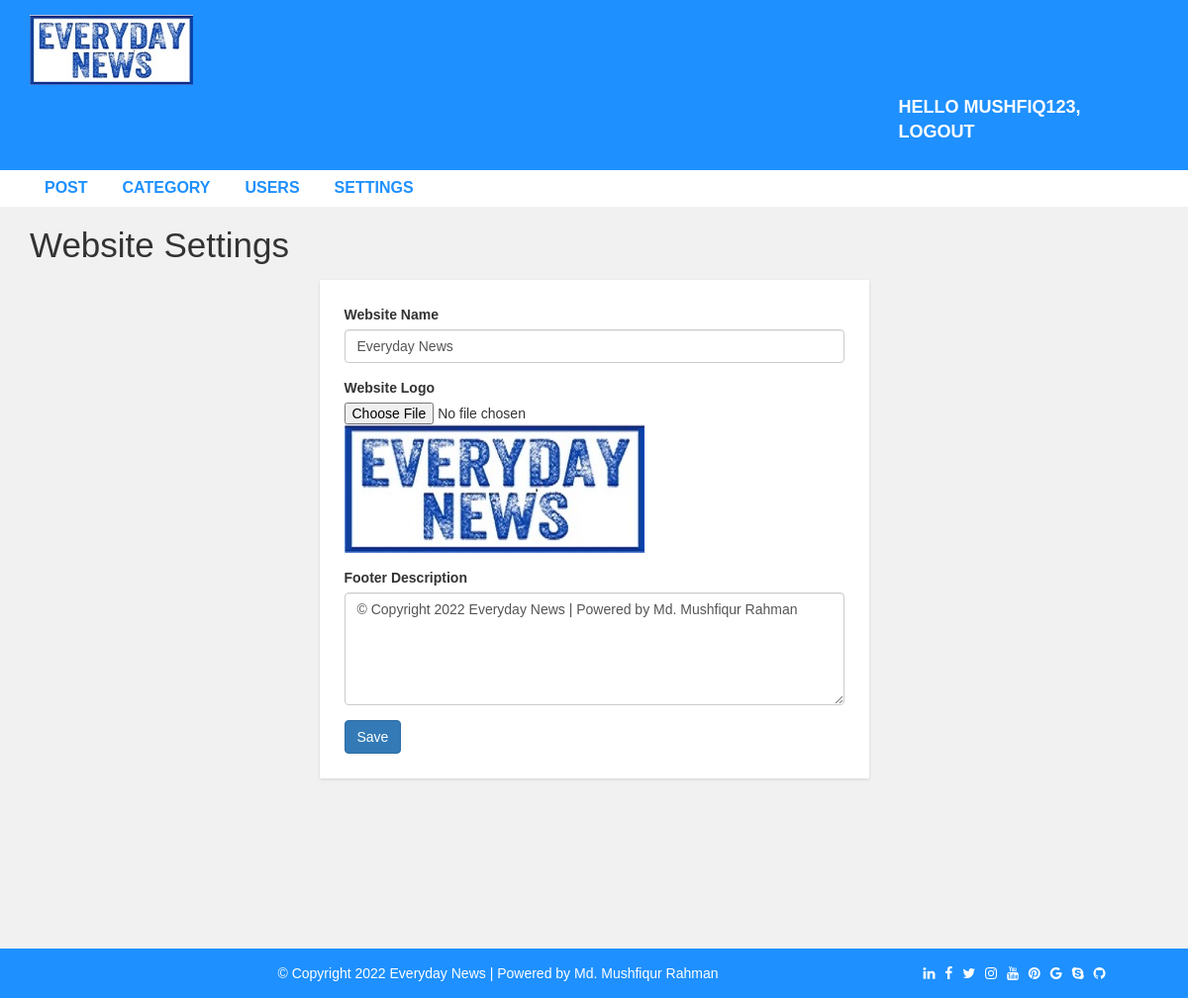
/admin/settings.php (signed in), run on the app's committed database.
### tables this page shows
CREATE TABLE `settings` (
  `websitename` varchar(60) NOT NULL,
  `logo` varchar(60) NOT NULL,
  `footerdesc` varchar(255) NOT NULL
);

### admin/settings.php (the view, shortened to what this page needs)
  <?php include "header.php";
  ?>
  <div id="admin-content">
      <div class="container">
         <div class="row">
             <div class="col-md-12">
                 <h1 class="admin-heading">Website Settings</h1>
             </div>
              <div class="col-md-offset-3 col-md-6">
                <?php
                  include "config.php";
                  $sql = "SELECT * FROM settings";
                  $result = mysqli_query($conn, $sql) or die("Query Failed.");
                  if(mysqli_num_rows($result) > 0){
                    while($row = mysqli_fetch_assoc($result)) {
                ?>
                  <form  action="save-settings.php" method="POST" enctype="multipart/form-data">
                      <div class="form-group">
                          <label for="website_name">Website Name</label>
                          <input type="text" name="website_name" value="<?php echo $row['websitename']; ?>" class="form-control" autocomplete="off" required>
                      </div>
                      <div class="form-group">
                          <label for="logo">Website Logo</label>
                          <input type="file" name="logo">
                          <img src="images/<?php echo $row['logo']; ?>">
                      </div>
                      <div class="form-group">
                          <label for="footer_desc">Footer Description</label>
                          <textarea name="footer_desc" class="form-control" rows="5" required><?php echo $row['footerdesc']; ?></textarea>
                      </div>
                      <input type="submit" name="submit" class="btn btn-primary" value="Save" required />
                  </form>
                  <?php
                      }
                    }
                  ?>
              </div>
          </div>
      </div>
  </div>
<?php include "footer.php"; ?>

### admin/header.php (shortened to what this page needs)
<!DOCTYPE html>
<html lang="en">
<head>
  <link rel="stylesheet" href="../css/bootstrap.min.css" />
  <link rel="stylesheet" href="../css/font-awesome.css">
  <link rel="stylesheet" href="../css/style.css">
</head>
<body>
  <div id="header-admin">
    <div class="container">
      <div class="row">
        <div class="col-md-2">
          <?php
          include "config.php";
          $sql = "SELECT * FROM settings";
          $result = mysqli_query($conn, $sql) or die("Query Failed.");
          if(mysqli_num_rows($result) > 0){
            while($row = mysqli_fetch_assoc($result)) {
              if ($row['logo'] == "") {
                echo '<a href="index.php"><h1>' . $row['websitename'].'</h1></a>';
              }else{
                echo '<a href="post.php"><img class="logo" src="images/'.$row['logo'].'"></a>';
              }
            }
          }
          ?>
        </div>
        <div class="col-md-offset-9  col-md-3">
          <a href="logout.php" class="admin-logout" >Hello <?php echo $_SESSION['username'] . ", "; ?>logout</a>
        </div>
      </div>
    </div>
  </div>
  <div id="admin-menubar">
    <div class="container">
      <div class="row">
        <div class="col-md-12">
          <ul class="admin-menu">
            <li>
              <a href="post.php">Post</a>
            </li>
            <?php
            if ($_SESSION['user_role'] == '1') {
              ?>
              <li>
                <a href="category.php">Category</a>
              </li>
              <li>
                <a href="users.php">Users</a>
              </li>
              <li>
                <a href="settings.php">Settings</a>
              </li>
            <?php } ?>
          </ul>
        </div>
      </div>
    </div>
  </div>

### admin/footer.php
<div id ="footer">
    <div class="container">
        <div class="row">
            <div class="col-md-12">
                <?php
                  include "config.php";
                  $sql = "SELECT * FROM settings";
                  $result = mysqli_query($conn, $sql) or die("Query Failed.");
                  if(mysqli_num_rows($result) > 0){
                    while($row = mysqli_fetch_assoc($result)) {
                ?>
                 <span style="margin: 0px 200px;"><?php echo $row['footerdesc'] ?></span>
                <span>
                    <a href="#" style="margin: 0px 3px;" class="fa fa-linkedin"></a>
                    <a href="#" style="margin: 0px 3px;" class="fa fa-facebook"></a>
                    <a href="#" style="margin: 0px 3px;" class="fa fa-twitter"></a>
                    <a href="#" style="margin: 0px 3px;" class="fa fa-instagram"></a>
                    <a href="#" style="margin: 0px 3px;" class="fa fa-youtube"></a>
                    <a href="#" style="margin: 0px 3px;" class="fa fa-pinterest"></a>
                    <a href="#" style="margin: 0px 3px;" class="fa fa-google"></a>
                    <a href="#" style="margin: 0px 3px;" class="fa fa-skype"></a>
                    <a href="#" style="margin: 0px 3px;" class="fa fa-github"></a>
                </span>
                <?php
                    }
                }
                 ?>
            </div>
        </div>
    </div>
</div>
</body>
</html>

### css/style.css (style rules this page uses)
body { background: #f1f1f1; font-family: sans-serif,arial,Helvetica; }
a, a:hover, a:focus { text-decoration: none; outline: none; }
ul { margin:0; padding:0; list-style:none; }
img.logo { width: 100%; height: auto; display: block; }
#header-admin { background-color: #1E90FF; padding: 15px 0; }
#header-admin .admin-logout { margin: 10px 0; color: #fff; font-size: 18px; font-weight: 600; text-transform: uppercase; display: inline-block; }
#admin-menubar { background-color: #fff; }
#admin-menubar .admin-menu { font-size: 0; }
#admin-menubar .admin-menu li { display: inline-block; margin: 0 5px 0 0; }
#admin-menubar .admin-menu li a { color: #1E90FF; font-size: 16px; font-weight: 600; text-transform: uppercase; padding: 7px 15px; display: block; transition: all 0.3s; }
#admin-content { padding: 20px 0; min-height: 750px; }
#admin-content .admin-heading { font-size: 35px; margin: 0 0 15px; }
form { background: #fff; padding: 25px; box-shadow:0 1px 3px rgba(0, 0, 0, 0.13); }
#footer { color: #fff; padding:15px 0; text-align:center; background-color:#1e90ff; }
#footer a { color:#fff; }

### data on the page
settings: logo (picture), website_name "Everyday News", footer_desc "© Copyright 2022 Everyday News | Powered by Md. Mushfiqur Rahman", footerdesc "© Copyright 2022 Everyday News | Powered by Md. Mushfiqur Rahman"

### other printed values
$_SESSION['username'] "MUSHFIQ123"
